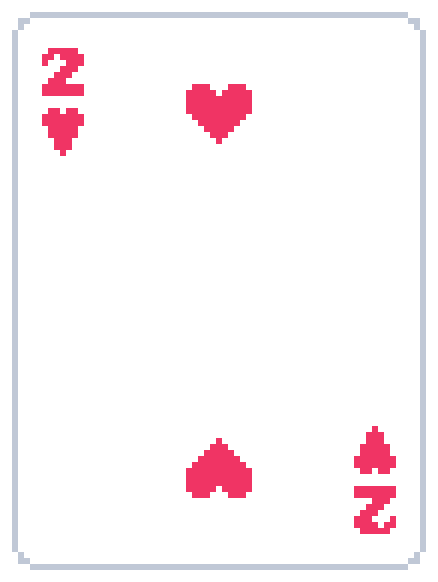
#> input picture juego/assets/cards/BASIC/8BitDeck1.png, 876 x 1164 px (shown at 1/2 size); its folder holds only this picture in this run
$ python generar_baraja_8bit.py
#> lines starting #> are read from the running program, lines starting #| are printed output that depends on the picture
"""Genera la baraja francesa a partir del arte 8-bit del juego (`juego/assets/cards/BASIC`).

Las originales son 876×1164 (demasiado para servirlas: 53 ficheros de ~1 MB). Aquí se reescalan a
256×340 en WebP, que es ~3× el tamaño máximo al que se pintan (89×118 en pantalla, ×3 de densidad)
y pesa unas 15 veces menos.

El orden de los ficheros no es evidente y está comprobado en `juego/src/card_textures.c`:

    1-13   corazones   (1 = 2, 2 = 3 … 12 = K, 13 = As)
    14-26  tréboles
    27-39  diamantes
    40-52  picas

Uso:
    python scripts/generar_baraja_8bit.py
"""

from __future__ import annotations

import sys
from pathlib import Path

from PIL import Image

RAIZ = Path(__file__).resolve().parent.parent
ORIGEN = RAIZ / "juego" / "assets" / "cards" / "BASIC"
DESTINO = RAIZ / "front" / "public" / "cards" / "8bit"
DESTINO_ES = RAIZ / "front" / "public" / "cards" / "es8bit"

ANCHO, ALTO = 256, 340

# (primer fichero del grupo, sufijo del palo en el código de carta)
PALOS = [(1, "h"), (14, "c"), (27, "d"), (40, "s")]
# Dentro del grupo: la imagen 1 es el 2 y la 13 el As.
RANGOS = ["2", "3", "4", "5", "6", "7", "8", "9", "T", "J", "Q", "K", "A"]

# La baraja española de 40 es la francesa **sin 8, 9 ni 10**: del 1 al 7, y sota, caballo y rey.
# Así que el mismo dibujo sirve, cambiando el nombre del palo y el del rango:
#     oros → diamantes   copas → corazones   espadas → picas   bastos → tréboles
#     1 → As   2-7 → 2-7   10 (sota) → J   11 (caballo) → Q   12 (rey) → K
# Las reglas no cambian: por dentro sigue siendo la carta 10, 11 o 12 de oros.
EQUIVALENCIAS = {
    "1": ("A", "d"), "2": ("2", "d"), "3": ("3", "d"), "4": ("4", "d"),
    "5": ("5", "d"), "6": ("6", "d"), "7": ("7", "d"),
    "10": ("J", "d"), "11": ("Q", "d"), "12": ("K", "d"),
}


def main() -> int:
    if not ORIGEN.is_dir():
        print(f"No encuentro el arte original en {ORIGEN}", file=sys.stderr)
        return 1

    DESTINO.mkdir(parents=True, exist_ok=True)
    generadas = 0

    for primero, palo in PALOS:
        for indice, rango in enumerate(RANGOS):
            origen = ORIGEN / f"8BitDeck{primero + indice}.png"
            if not origen.is_file():
                print(f"Falta {origen.name}", file=sys.stderr)
                return 1
            imagen = Image.open(origen).convert("RGBA").resize((ANCHO, ALTO), Image.LANCZOS)
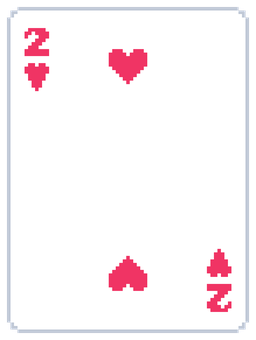
#> imagen: PIL image 256x340 RGBA; mean R, G, B, A 232.6, 225.1, 228, 230.4; transparent parts drawn white
            imagen.save(DESTINO / f"{rango}{palo}.webp", "WEBP", quality=88, method=6)
            generadas += 1

    dorso = ORIGEN / "card_back.png"
    if dorso.is_file():
        Image.open(dorso).convert("RGBA").resize((ANCHO, ALTO), Image.LANCZOS).save(
            DESTINO / "back.webp", "WEBP", quality=88, method=6
        )
        generadas += 1

    # La misma baraja con los nombres de la española, para los cinco juegos de cartas.
    DESTINO_ES.mkdir(parents=True, exist_ok=True)
    palos_es = {"d": "o", "h": "c", "s": "e", "c": "b"}
    for rango_es, (rango_fr, palo_fr) in EQUIVALENCIAS.items():
        for origen_palo, destino_palo in palos_es.items():
            origen = DESTINO / f"{rango_fr}{origen_palo}.webp"
            if origen.is_file():
                Image.open(origen).save(
                    DESTINO_ES / f"{rango_es}{destino_palo}.webp", "WEBP", quality=88, method=6
                )
    if dorso.is_file():
        Image.open(DESTINO / "back.webp").save(DESTINO_ES / "back.webp", "WEBP", quality=88, method=6)
    generadas += len(list(DESTINO_ES.glob("*.webp")))

    peso = sum(f.stat().st_size for f in DESTINO.glob("*.webp")) / 1024 / 1024
    print(f"{generadas} cartas en {DESTINO} ({peso:.1f} MB)")
    return 0


if __name__ == "__main__":
#> (the run stopped early here; a loop or call above may not have finished)
